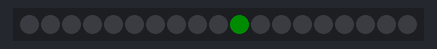
Recording of a sketch running on a simulated Arduino Uno, built for the host (arithmetic inside an expression is 32-bit, double 64-bit). Parts: 19 RGB LEDs in strip order, left to right. Dim RGB values are drawn brighter than linear; random numbers use the default seed unless the sketch sets one.

Above: at 0.7 s.
At 2.7 s:
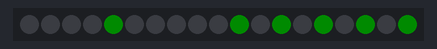
At 6.8 s:
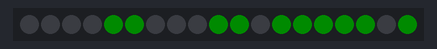
At 10.1 s:
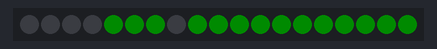
At 14.9 s:
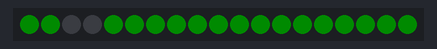
At 36.6 s:
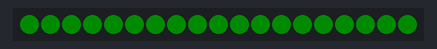

The sketch:

ARGB_S30.ino
```cpp
//pixels.setPixelColor(id, R, B, G);

#include <Adafruit_NeoPixel.h>
Adafruit_NeoPixel pixels = Adafruit_NeoPixel(19, 6, NEO_GRB + NEO_KHZ800);


void setup()
{
  pixels.begin();
  pixels.clear();
  pixels.setBrightness(50);
}

int led[19];

void sparkle()
{
  if(!(random()%500))
  {
    led[random()%19] = random()%50 + 205;
  }

  for (int i=0; i<20; i++)
 {
    pixels.setPixelColor(i, 0, led[i], 0);

   if(led[i]>60)
   {
     led[i]--;
   }

 }
pixels.show();
}


void loop()
{

  sparkle();

}
```
